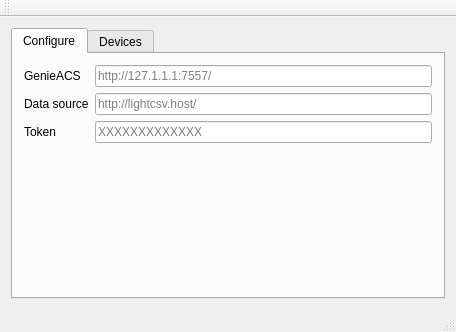
<?xml version="1.0" encoding="UTF-8"?>
<ui version="4.0">
 <class>MainWindow</class>
 <widget class="QMainWindow" name="MainWindow">
  <property name="enabled">
   <bool>true</bool>
  </property>
  <property name="geometry">
   <rect>
    <x>0</x>
    <y>0</y>
    <width>456</width>
    <height>332</height>
   </rect>
  </property>
  <property name="sizePolicy">
   <sizepolicy hsizetype="Expanding" vsizetype="Expanding">
    <horstretch>0</horstretch>
    <verstretch>0</verstretch>
   </sizepolicy>
  </property>
  <property name="minimumSize">
   <size>
    <width>280</width>
    <height>300</height>
   </size>
  </property>
  <property name="windowTitle">
   <string>GenieACS Qt small gui</string>
  </property>
  <widget class="QWidget" name="centralWidget">
   <layout class="QGridLayout" name="gridLayout">
    <item row="0" column="0">
     <widget class="QTabWidget" name="tabWidget">
      <property name="currentIndex">
       <number>0</number>
      </property>
      <widget class="QWidget" name="tab">
       <attribute name="title">
        <string>Configure</string>
       </attribute>
       <layout class="QFormLayout" name="formLayout">
        <item row="0" column="0">
         <widget class="QLabel" name="label">
          <property name="text">
           <string>GenieACS</string>
          </property>
         </widget>
        </item>
        <item row="0" column="1">
         <widget class="QLineEdit" name="urlEdit">
          <property name="placeholderText">
           <string>http://127.1.1.1:7557/</string>
          </property>
         </widget>
        </item>
        <item row="1" column="0">
         <widget class="QLabel" name="label_3">
          <property name="text">
           <string>Data source</string>
          </property>
         </widget>
        </item>
        <item row="1" column="1">
         <widget class="QLineEdit" name="guiurlEdit">
          <property name="text">
           <string/>
          </property>
          <property name="placeholderText">
           <string>http://lightcsv.host/</string>
          </property>
         </widget>
        </item>
        <item row="2" column="0">
         <widget class="QLabel" name="label_4">
          <property name="text">
           <string>Token</string>
          </property>
         </widget>
        </item>
        <item row="2" column="1">
         <widget class="QLineEdit" name="guitokenEdit">
          <property name="text">
           <string/>
          </property>
          <property name="placeholderText">
           <string>XXXXXXXXXXXXX</string>
          </property>
         </widget>
        </item>
       </layout>
      </widget>
      <widget class="QWidget" name="tab_devices">
       <attribute name="title">
        <string>Devices</string>
       </attribute>
       <layout class="QGridLayout" name="gridLayout_2">
        <item row="1" column="0">
         <widget class="QTableView" name="tableView"/>
        </item>
        <item row="0" column="0">
         <layout class="QHBoxLayout" name="horizontalLayout_3">
          <item>
           <widget class="QLabel" name="label_2">
            <property name="text">
             <string>Search</string>
            </property>
           </widget>
          </item>
          <item>
           <widget class="QLineEdit" name="lineEdit">
            <property name="placeholderText">
             <string>Serial</string>
            </property>
           </widget>
          </item>
         </layout>
        </item>
       </layout>
      </widget>
     </widget>
    </item>
   </layout>
  </widget>
  <widget class="QMenuBar" name="menuBar">
   <property name="geometry">
    <rect>
     <x>0</x>
     <y>0</y>
     <width>456</width>
     <height>24</height>
    </rect>
   </property>
  </widget>
  <widget class="QToolBar" name="mainToolBar">
   <attribute name="toolBarArea">
    <enum>TopToolBarArea</enum>
   </attribute>
   <attribute name="toolBarBreak">
    <bool>false</bool>
   </attribute>
  </widget>
  <widget class="QStatusBar" name="statusBar"/>
 </widget>
 <layoutdefault spacing="6" margin="11"/>
 <resources/>
 <connections/>
</ui>
